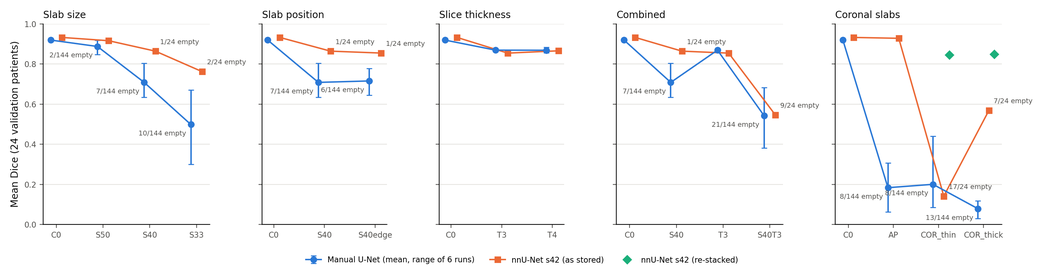
#> input picture analysis/reports/model_insight_20261012/stress_test/stress_test.png, 1044 x 271 px, shrunk from 3000 x 780 before the run
$ python make_readme_figures.py
#> lines starting #> are read from the running program, lines starting #| are printed output that depends on the picture; after the words box and inside, x2 and y2 are one past the last pixel; in counts of white or black regions, pixels touching at a corner belong together
#> in stress_copy, stored is the input picture: shape (271, 1044, 4) float32; mean R, G, B, A 0.975, 0.974, 0.976, 1
"""Make the three figures shown in the README.

  readme_banner.png    (a) whole axial slice of patient VS-MC-RC-098 with the
                       tumor region boxed, (b, c) that region with the plain
                       and the augmented nnU-Net (seed 42), (d) per-patient
                       arm means of the 13 primary slab cases.
  cases_followup.png   the five patients of the thesis case figure
                       (mcrc_followup/figures/cases_followup.png), same slices
                       and models, drawn with analysis/make_case_figure.py.
  stress_test.png      display copy of stress_test/stress_test.png.

These are display versions in one blue/red palette. The thesis versions under
analysis/reports/ use blue and orange and are left unchanged. All numbers are
read from mcrc_followup/tables/per_case.csv.

The first two figures read images, reference masks and predictions from the
local viewer bundle, which is not distributed (pass --bundle to point to it).
The stress-test copy needs only the stored PNG. Requires nibabel.

Run from the repository root:  python docs/make_readme_figures.py
"""
import argparse
import csv
import importlib.util
import sys
from pathlib import Path

import matplotlib
matplotlib.use('Agg')
import matplotlib.colors as mcolors
import matplotlib.font_manager as font_manager
import matplotlib.image as mpimg
import numpy as np
from matplotlib.lines import Line2D
from matplotlib.patches import Rectangle

ROOT = Path(__file__).resolve().parents[1]
REPORT = ROOT / 'analysis/reports/model_insight_20261012'
DOCS = ROOT / 'docs'
NAVY = '#001D3D'      # text, axes and the manual U-Net lines
SKY = '#5AA9E6'       # reference outline: navy is not visible on a dark scan
RED = '#A8101B'       # predictions and nnU-Net lines
MUTED, FAINT = '#51606F', '#B8BEC6'
ROWS = (('VS-MC-RC-098', '7'), ('VS-MC-RC-081', '6'), ('VS-MC-RC-026', '8'), ('VS-MC-RC-057', '8'),
        ('VS-MC-RC-016', ''))            # as FIGURE_ROWS in analysis/model_insight.py
MODELS = (('plain_s42', 'Plain nnU-Net'), ('slabthick_s42', 'Augmented nnU-Net'))


def load_helper():
    spec = importlib.util.spec_from_file_location('make_case_figure', ROOT / 'analysis/make_case_figure.py')
    helper = sys.modules[spec.name] = importlib.util.module_from_spec(spec)
    spec.loader.exec_module(helper)
    helper.GT_COLOR, helper.PRED_COLOR = SKY, RED
    for path in sorted(Path('/usr/share/fonts/truetype').glob('LiberationSans-*.ttf')):
        font_manager.fontManager.addfont(str(path))
    helper.plt.rcParams.update({
        'font.family': 'sans-serif',
        'font.sans-serif': ['Liberation Sans', 'Arial', 'Helvetica', 'DejaVu Sans'],
        'axes.linewidth': 0.8, 'xtick.major.width': 0.8, 'ytick.major.width': 0.8,
        'xtick.major.size': 3, 'ytick.major.size': 3,
    })
    return helper


def read_table():
    with open(REPORT / 'mcrc_followup/tables/per_case.csv', newline='') as handle:
        return {row['case_id']: row for row in csv.DictReader(handle)}


# [7 lines left out: function load_case, not called in this run]


def score(table, case_id, model):
    row = table[case_id]
    return 'No tumor predicted' if row[f'empty_{model}'] == 'True' else f"Dice {float(row[f'dice_{model}']):.3f}"


# [109 lines left out: functions draw, scale_bar, outline_legend, banner, case_figure, not called in this run]


def recolor(image, replacements):
    """Show stored line colours in the README palette.

    A pixel on an anti-aliased line is a mix of the line colour and a neutral
    background. Its share of the line colour is its chroma relative to the
    pure colour; that share of (new - old) is added.
    """
    rgb = image[..., :3].astype(float)
    hsv = mcolors.rgb_to_hsv(rgb)
#> hsv: shape (271, 1044, 3) float64; mean of channels 0, 1, 2 0.0192, 0.013, 0.981
    chroma = rgb.max(-1) - rgb.min(-1)
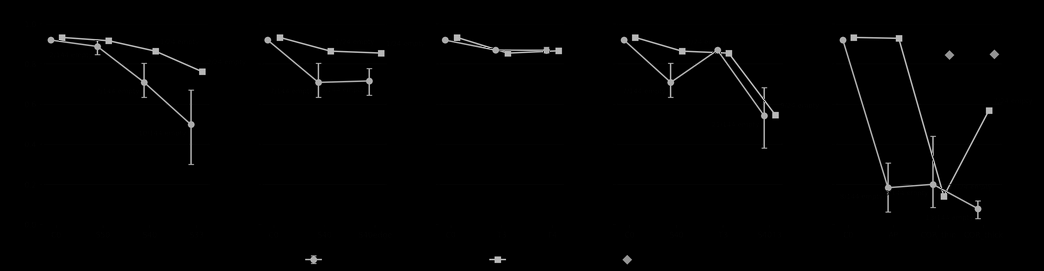
#> chroma: shape (271, 1044) float64; min 0, max 0.843, mean 0.0114
    out = rgb.copy()
    for old, new in replacements:
        old_rgb, new_rgb = np.array(mcolors.to_rgb(old)), np.array(mcolors.to_rgb(new))
        distance = np.abs((hsv[..., 0] - mcolors.rgb_to_hsv(old_rgb)[0] + 0.5) % 1 - 0.5)
        share = np.where((distance < 0.06) & (chroma > 0.03), np.clip(chroma / np.ptp(old_rgb), 0, 1), 0)
        out += share[..., None] * (new_rgb - old_rgb)
#> this loop made 2 passes
#> pass 1, in recolor, `distance = np.abs((hsv[..., 0] - mcolors.rgb_to_hsv(old_rgb)[0] + 0.5)..`:
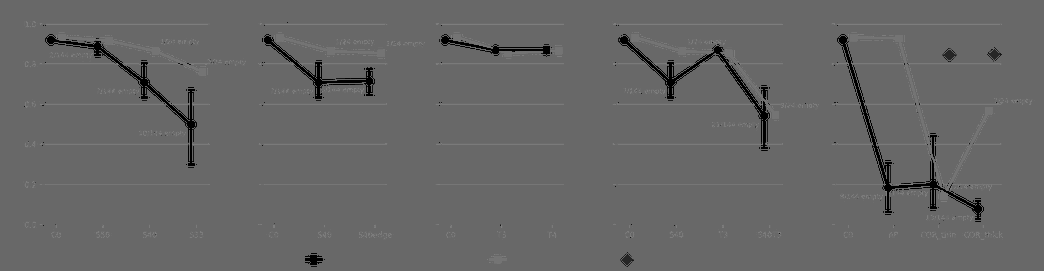
#> distance: shape (271, 1044) float64; min 0, max 0.5, mean 0.402
#> pass 1, in recolor, `share = np.where((distance < 0.06) & (chroma > 0.03), np.clip(chroma /..`:
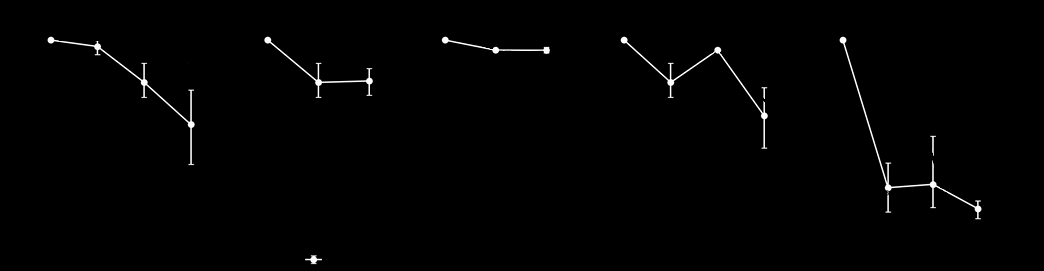
#> share: shape (271, 1044) float64; min 0, max 1, mean 0.00855
#> pass 1, in recolor, `out += share[..., None] * (new_rgb - old_rgb)`:
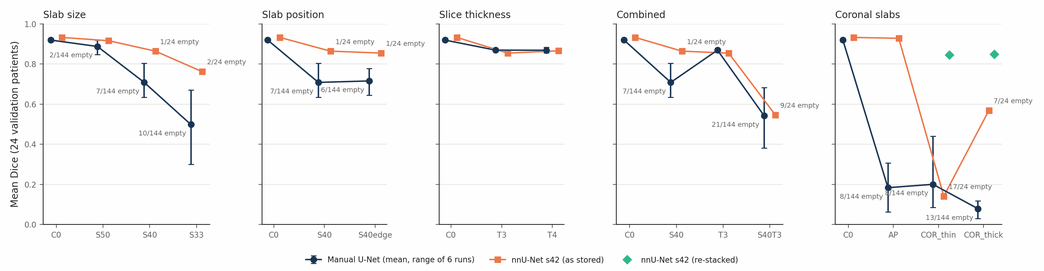
#> out: shape (271, 1044, 3) float64; mean R, G, B 0.974, 0.971, 0.971; drawn with min black and max white
#> pass 2, in recolor, `distance = np.abs((hsv[..., 0] - mcolors.rgb_to_hsv(old_rgb)[0] + 0.5)..`:
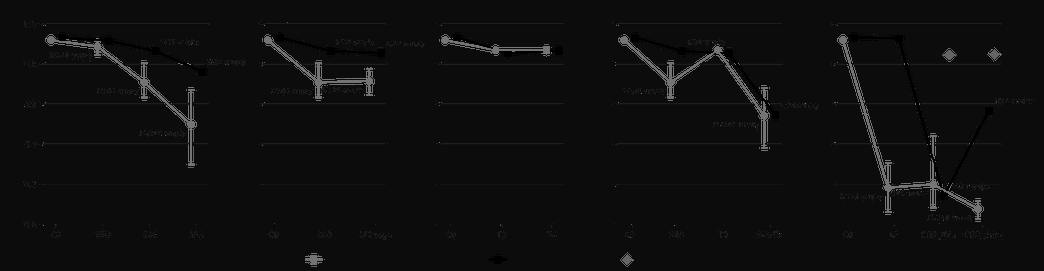
#> distance: shape (271, 1044) float64; min 5.11e-10, max 0.494, mean 0.0575
#> after the loop:
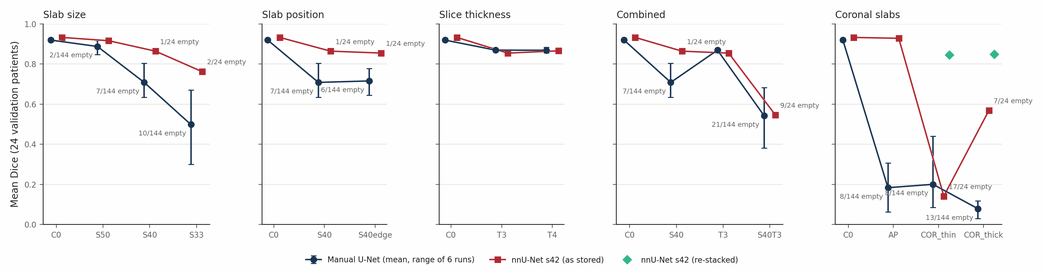
#> out: shape (271, 1044, 3) float64; 1.02% of pixels changed, all inside (x1, y1, x2, y2) = (58, 34, 993, 264); drawn with min black and max white
    result = image.copy()
    result[..., :3] = np.clip(out, 0, 1)
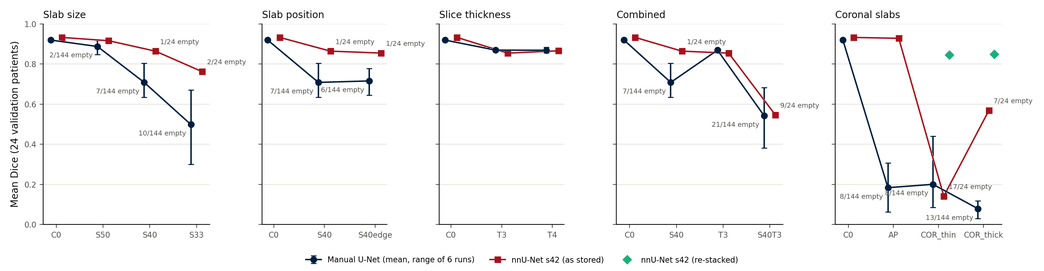
#> result: shape (271, 1044, 4) float32; 2.31% of pixels changed, all inside (x1, y1, x2, y2) = (47, 34, 993, 265)
    return result


def stress_copy():
    stored = mpimg.imread(REPORT / 'stress_test/stress_test.png')
    mpimg.imsave(DOCS / 'stress_test.png', recolor(stored, (('#2A78D6', NAVY), ('#EB6834', RED))))


if __name__ == '__main__':
    parser = argparse.ArgumentParser(description=__doc__.splitlines()[0])
    parser.add_argument('--bundle', type=Path, default=REPORT / 'viewer_bundle',
                        help='local viewer bundle with data/mcrc/<patient>/ image, reference and predictions')
    arguments = parser.parse_args()
    stress_copy()
#> (the run stopped early here; a loop or call above may not have finished)
